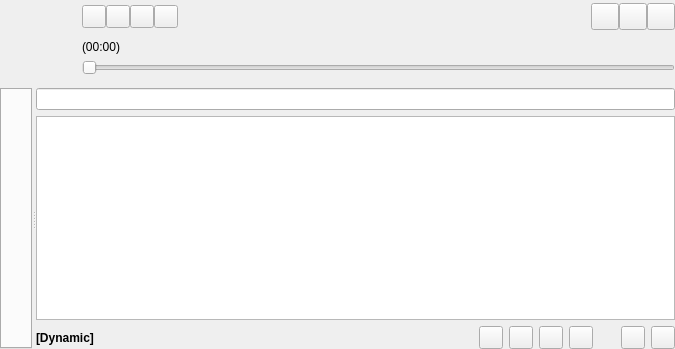
<?xml version="1.0" encoding="UTF-8"?>
<ui version="4.0">
 <class>MainWindow</class>
 <widget class="QWidget" name="MainWindow">
  <property name="geometry">
   <rect>
    <x>0</x>
    <y>0</y>
    <width>675</width>
    <height>349</height>
   </rect>
  </property>
  <property name="windowTitle">
   <string>Form</string>
  </property>
  <layout class="QGridLayout" name="gridLayout_2">
   <property name="margin">
    <number>0</number>
   </property>
   <item row="0" column="0" rowspan="3">
    <widget class="CoverWidget" name="coverWidget">
     <property name="sizePolicy">
      <sizepolicy hsizetype="Fixed" vsizetype="Fixed">
       <horstretch>0</horstretch>
       <verstretch>0</verstretch>
      </sizepolicy>
     </property>
     <property name="minimumSize">
      <size>
       <width>76</width>
       <height>76</height>
      </size>
     </property>
     <property name="maximumSize">
      <size>
       <width>76</width>
       <height>76</height>
      </size>
     </property>
    </widget>
   </item>
   <item row="0" column="1">
    <layout class="QHBoxLayout" name="controlLayout">
     <property name="spacing">
      <number>0</number>
     </property>
     <item>
      <widget class="QToolButton" name="prevTrackButton"/>
     </item>
     <item>
      <widget class="QToolButton" name="playPauseTrackButton"/>
     </item>
     <item>
      <widget class="QToolButton" name="stopTrackButton"/>
     </item>
     <item>
      <widget class="QToolButton" name="nextTrackButton"/>
     </item>
    </layout>
   </item>
   <item row="0" column="2">
    <layout class="QVBoxLayout" name="verticalLayout_2">
     <item>
      <widget class="SqueezedTextLabel" name="trackLabel">
       <property name="font">
        <font>
         <weight>75</weight>
         <bold>true</bold>
        </font>
       </property>
      </widget>
     </item>
     <item>
      <widget class="SqueezedTextLabel" name="artistLabel"/>
     </item>
    </layout>
   </item>
   <item row="0" column="3">
    <layout class="QHBoxLayout" name="horizontalLayout_3">
     <property name="spacing">
      <number>0</number>
     </property>
     <item>
      <widget class="ToggleButton" name="streamButton">
       <property name="iconSize">
        <size>
         <width>20</width>
         <height>20</height>
        </size>
       </property>
      </widget>
     </item>
     <item>
      <widget class="QToolButton" name="volumeButton">
       <property name="iconSize">
        <size>
         <width>20</width>
         <height>20</height>
        </size>
       </property>
      </widget>
     </item>
     <item>
      <widget class="QToolButton" name="menuButton">
       <property name="iconSize">
        <size>
         <width>20</width>
         <height>20</height>
        </size>
       </property>
      </widget>
     </item>
    </layout>
   </item>
   <item row="1" column="1" colspan="3">
    <widget class="SqueezedTextLabel" name="songTimeElapsedLabel">
     <property name="sizePolicy">
      <sizepolicy hsizetype="Preferred" vsizetype="Fixed">
       <horstretch>0</horstretch>
       <verstretch>0</verstretch>
      </sizepolicy>
     </property>
     <property name="text">
      <string>(00:00)</string>
     </property>
    </widget>
   </item>
   <item row="2" column="1" colspan="3">
    <widget class="TimeSlider" name="positionSlider">
     <property name="pageStep">
      <number>0</number>
     </property>
     <property name="orientation">
      <enum>Qt::Horizontal</enum>
     </property>
    </widget>
   </item>
   <item row="3" column="0" colspan="4">
    <widget class="MessageWidget" name="messageWidget">
     <property name="frameShape">
      <enum>QFrame::StyledPanel</enum>
     </property>
     <property name="frameShadow">
      <enum>QFrame::Raised</enum>
     </property>
    </widget>
   </item>
   <item row="4" column="0" colspan="4">
    <widget class="AutohidingSplitter" name="splitter">
     <property name="enabled">
      <bool>true</bool>
     </property>
     <property name="sizePolicy">
      <sizepolicy hsizetype="MinimumExpanding" vsizetype="MinimumExpanding">
       <horstretch>0</horstretch>
       <verstretch>0</verstretch>
      </sizepolicy>
     </property>
     <property name="orientation">
      <enum>Qt::Horizontal</enum>
     </property>
     <widget class="FancyTabWidget" name="tabWidget">
      <property name="minimumSize">
       <size>
        <width>32</width>
        <height>32</height>
       </size>
      </property>
     </widget>
     <widget class="QWidget" name="playQueueWidget">
      <property name="sizePolicy">
       <sizepolicy hsizetype="Expanding" vsizetype="Expanding">
        <horstretch>2</horstretch>
        <verstretch>0</verstretch>
       </sizepolicy>
      </property>
      <layout class="QGridLayout" name="gridLayout">
       <property name="margin">
        <number>0</number>
       </property>
       <item row="0" column="0" colspan="10">
        <widget class="LineEdit" name="searchPlayQueueLineEdit"/>
       </item>
       <item row="1" column="0" colspan="10">
        <widget class="PlayQueueView" name="playQueue"/>
       </item>
       <item row="2" column="0">
        <widget class="QLabel" name="dynamicLabel">
         <property name="text">
          <string>[Dynamic]</string>
         </property>
         <property name="font">
          <font>
           <weight>75</weight>
           <bold>true</bold>
          </font>
         </property>
        </widget>
       </item>
       <item row="2" column="1">
        <widget class="SqueezedTextLabel" name="playQueueStatsLabel"/>
       </item>
       <item row="2" column="2">
        <spacer>
         <property name="orientation">
          <enum>Qt::Horizontal</enum>
         </property>
         <property name="sizeHint" stdset="0">
          <size>
           <width>6</width>
           <height>21</height>
          </size>
         </property>
        </spacer>
       </item>
       <item row="2" column="3">
        <widget class="ToggleButton" name="repeatPushButton">
         <property name="checkable">
          <bool>true</bool>
         </property>
         <property name="checked">
          <bool>false</bool>
         </property>
        </widget>
       </item>
       <item row="2" column="4">
        <widget class="ToggleButton" name="singlePushButton">
         <property name="checkable">
          <bool>true</bool>
         </property>
         <property name="checked">
          <bool>false</bool>
         </property>
        </widget>
       </item>
       <item row="2" column="5">
        <widget class="ToggleButton" name="randomPushButton">
         <property name="checkable">
          <bool>true</bool>
         </property>
        </widget>
       </item>
       <item row="2" column="7">
        <spacer name="horizontalSpacer_4">
         <property name="orientation">
          <enum>Qt::Horizontal</enum>
         </property>
         <property name="sizeType">
          <enum>QSizePolicy::Fixed</enum>
         </property>
         <property name="sizeHint" stdset="0">
          <size>
           <width>16</width>
           <height>16</height>
          </size>
         </property>
        </spacer>
       </item>
       <item row="2" column="8">
        <widget class="QToolButton" name="savePlayQueuePushButton"/>
       </item>
       <item row="2" column="9">
        <widget class="QToolButton" name="removeAllFromPlayQueuePushButton"/>
       </item>
       <item row="2" column="6">
        <widget class="ToggleButton" name="consumePushButton"/>
       </item>
      </layout>
     </widget>
    </widget>
   </item>
  </layout>
 </widget>
 <customwidgets>
  <customwidget>
   <class>ToggleButton</class>
   <extends>QToolButton</extends>
   <header>togglebutton.h</header>
  </customwidget>
  <customwidget>
   <class>SqueezedTextLabel</class>
   <extends>QLabel</extends>
   <header>squeezedtextlabel.h</header>
  </customwidget>
  <customwidget>
   <class>LineEdit</class>
   <extends>QLineEdit</extends>
   <header>lineedit.h</header>
  </customwidget>
  <customwidget>
   <class>PlayQueueView</class>
   <extends>QTreeView</extends>
   <header>playqueueview.h</header>
  </customwidget>
  <customwidget>
   <class>TimeSlider</class>
   <extends>QSlider</extends>
   <header>timeslider.h</header>
  </customwidget>
  <customwidget>
   <class>FancyTabWidget</class>
   <extends>QTabWidget</extends>
   <header>fancytabwidget.h</header>
   <container>1</container>
  </customwidget>
  <customwidget>
   <class>MessageWidget</class>
   <extends>QFrame</extends>
   <header>messagewidget.h</header>
   <container>1</container>
  </customwidget>
  <customwidget>
   <class>AutohidingSplitter</class>
   <extends>QSplitter</extends>
   <header>autohidingsplitter.h</header>
   <container>1</container>
  </customwidget>
  <customwidget>
   <class>CoverWidget</class>
   <extends>QLabel</extends>
   <header>coverwidget.h</header>
  </customwidget>
 </customwidgets>
 <resources/>
 <connections/>
</ui>
